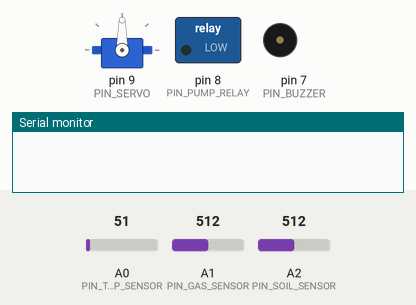
Bench run of a sketch on a simulated Arduino Uno, built with avr-gcc and run on an emulated ATmega328P. On the bench: servo, switched loads named in the sketch (green lamp = pin HIGH), buzzer (waves = sounding, pin HIGH), the last lines printed to the serial monitor. The inputs (shaded band) are chosen by the test bench; at power-on: A0 (PIN_TEMP_SENSOR) = 51, A1 (PIN_GAS_SENSOR) = 512, A2 (PIN_SOIL_SENSOR) = 512.

Above: at 0.1 s.
At 1.1 s:
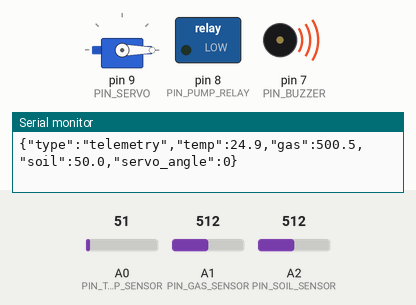
Timing chart, 0 to 2.6 s (numbered marks = the images above):
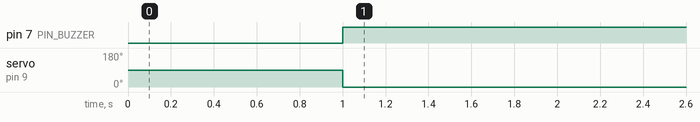

The sketch:

arduino_sensor_hub.ino
```cpp
/*
 * BAT POD — Arduino Uno Sensor Hub Firmware
 *
 * Hardware Responsibilities:
 * - Periodically poll Temperature (A0), Gas (A1), and Soil Moisture (A2)
 * - Drive Servo Motor (Pin 9) for physical valve actuation
 * - Drive Water Pump Relay (Pin 8)
 * - Drive Buzzer Alarm (Pin 7)
 * - Autonomous Hardware Safety Fallback:
 *   If gas level exceeds HARDWARE_CRITICAL_GAS, immediately close valve and activate buzzer,
 *   even if communication with ESP32 / Host is severed!
 * - Send newline-delimited JSON telemetry over UART (115200 baud)
 * - Receive and execute structured actuator commands
 */

#include <Servo.h>

// Pin Definitions
const int PIN_TEMP_SENSOR = A0;
const int PIN_GAS_SENSOR  = A1;
const int PIN_SOIL_SENSOR = A2;
const int PIN_SERVO       = 9;
const int PIN_PUMP_RELAY  = 8;
const int PIN_BUZZER      = 7;

// Safety & Threshold Constants
const float HARDWARE_CRITICAL_GAS = 300.0; // PPM
const unsigned long POLL_INTERVAL_MS = 1000;

// Actuator & State
Servo valveServo;
int currentServoAngle = 90; // 90° = Open / Normal, 0° = Closed
bool pumpActive = false;
bool buzzerActive = false;
unsigned long lastPollTime = 0;

void setup() {
  Serial.begin(115200);

  pinMode(PIN_TEMP_SENSOR, INPUT);
  pinMode(PIN_GAS_SENSOR, INPUT);
  pinMode(PIN_SOIL_SENSOR, INPUT);

  pinMode(PIN_PUMP_RELAY, OUTPUT);
  digitalWrite(PIN_PUMP_RELAY, LOW);

  pinMode(PIN_BUZZER, OUTPUT);
  digitalWrite(PIN_BUZZER, LOW);

  valveServo.attach(PIN_SERVO);
  valveServo.write(currentServoAngle);
}

// Convert analog pin read to temperature in Celsius (LM35: 10mV/°C)
float readTemperature() {
  int raw = analogRead(PIN_TEMP_SENSOR);
  float voltage = (raw * 5.0) / 1024.0;
  return voltage * 100.0; // 10mV per degree C
}

// Convert analog pin read to approximate Gas PPM
float readGasPPM() {
  int raw = analogRead(PIN_GAS_SENSOR);
  // MQ curve approximation: raw 0-1023 mapped to 0-1000 PPM
  return (raw / 1023.0) * 1000.0;
}

// Convert analog pin read to Soil Moisture percentage
float readSoilMoisturePct() {
  int raw = analogRead(PIN_SOIL_SENSOR);
  // Inverted: higher moisture = lower resistance/voltage
  float pct = (1.0 - (raw / 1023.0)) * 100.0;
  if (pct < 0.0) pct = 0.0;
  if (pct > 100.0) pct = 100.0;
  return pct;
}

void processIncomingCommand(String line) {
  line.trim();
  if (line.length() == 0) return;

  // Simple string-based JSON command parsing on AVR
  if (line.indexOf("\"SET_SERVO\"") >= 0) {
    int angleIdx = line.indexOf("\"angle\":");
    if (angleIdx >= 0) {
      int endIdx = line.indexOf("}", angleIdx);
      int targetAngle = line.substring(angleIdx + 8, endIdx).toInt();
      targetAngle = constrain(targetAngle, 0, 180);
      valveServo.write(targetAngle);
      currentServoAngle = targetAngle;

      // Send verification ACK
      Serial.print("{\"type\":\"ack\",\"target\":\"servo\",\"state\":\"");
      Serial.print(currentServoAngle);
      Serial.println("_DEG\",\"verified\":true}");
    }
  } else if (line.indexOf("\"SET_PUMP\"") >= 0) {
    int stateIdx = line.indexOf("\"state\":");
    if (stateIdx >= 0) {
      int state = line.substring(stateIdx + 8, stateIdx + 9).toInt();
      pumpActive = (state == 1);
      digitalWrite(PIN_PUMP_RELAY, pumpActive ? HIGH : LOW);

      Serial.print("{\"type\":\"ack\",\"target\":\"pump\",\"state\":\"");
      Serial.print(pumpActive ? "RUNNING" : "STOPPED");
      Serial.println("\",\"verified\":true}");
    }
  } else if (line.indexOf("\"SET_ALARM\"") >= 0) {
    int stateIdx = line.indexOf("\"state\":");
    if (stateIdx >= 0) {
      int state = line.substring(stateIdx + 8, stateIdx + 9).toInt();
      buzzerActive = (state == 1);
      digitalWrite(PIN_BUZZER, buzzerActive ? HIGH : LOW);

      Serial.print("{\"type\":\"ack\",\"target\":\"alarm\",\"state\":\"");
      Serial.print(buzzerActive ? "ON" : "OFF");
      Serial.println("\",\"verified\":true}");
    }
  }
}

void loop() {
  // Check for incoming serial commands from ESP32/Host
  if (Serial.available() > 0) {
    String incoming = Serial.readStringUntil('\n');
    processIncomingCommand(incoming);
  }

  unsigned long currentMillis = millis();
  if (currentMillis - lastPollTime >= POLL_INTERVAL_MS) {
    lastPollTime = currentMillis;

    float temp = readTemperature();
    float gas = readGasPPM();
    float soil = readSoilMoisturePct();

    // HARDWARE DETERMINISTIC SAFETY INTERVENTION
    // If gas exceeds critical threshold, close valve immediately
    if (gas >= HARDWARE_CRITICAL_GAS) {
      if (currentServoAngle != 0) {
        valveServo.write(0);
        currentServoAngle = 0;
      }
      digitalWrite(PIN_BUZZER, HIGH);
      buzzerActive = true;
    }

    // Emit telemetry packet
    Serial.print("{\"type\":\"telemetry\",");
    Serial.print("\"temp\":");
    Serial.print(temp, 1);
    Serial.print(",\"gas\":");
    Serial.print(gas, 1);
    Serial.print(",\"soil\":");
    Serial.print(soil, 1);
    Serial.print(",\"servo_angle\":");
    Serial.print(currentServoAngle);
    Serial.println("}");
  }
}
```

Measured:
- by itself, pin 7 (PIN_BUZZER): LOW → HIGH at 1.0 s
- by itself, servo on pin 9 (PIN_SERVO): 90° → 0° at 1.0 s
